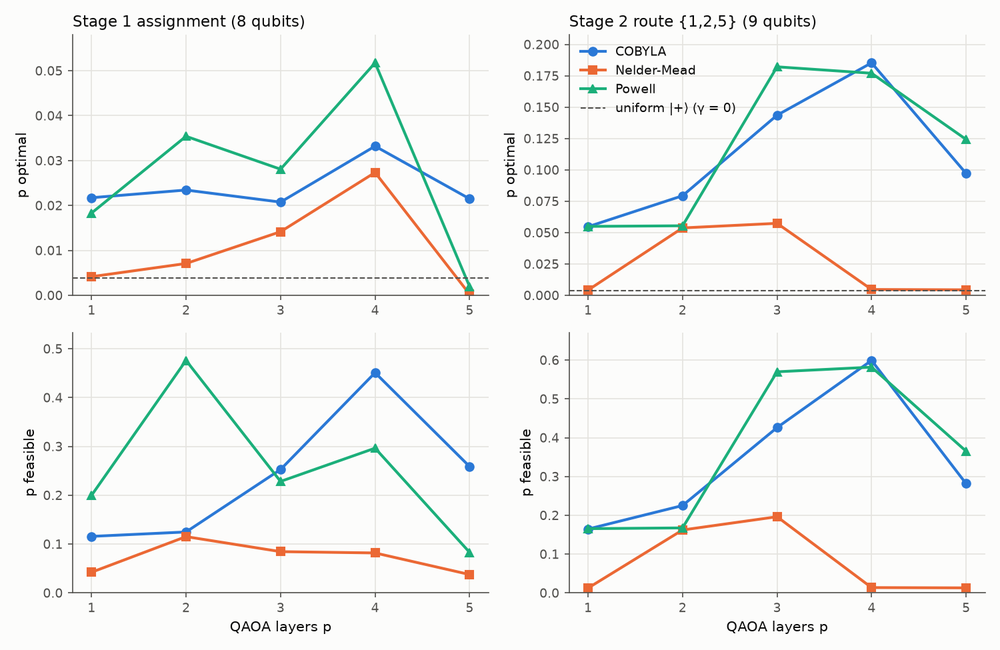
#> input picture results/sweep/fig_reps.png, 1000 x 650 px, shrunk from 1500 x 975 before the run
$ jupyter execute --allow-errors 06_qaoa_parameter_study.ipynb
#> lines starting #> are read from the running program, lines starting #| are printed output that depends on the picture
# 06 · The QAOA parameter study (67 runs)

**What it does.** Reads the stored results of `domains/vrp/sweep.py`, which varied one factor at a time around
a baseline (p = 2, COBYLA, 300 evaluations, initial γ = 1) on the Stage 1 QUBO (8 qubits) and the route
{1, 2, 5} QUBO (9 qubits): number of layers × optimiser, evaluation budget × optimiser, initial γ, and penalty
weight. It prints the tables and shows the figures.

**Why it was implemented.** The brief (§5, "Quantum algorithm & tuning") asks to investigate QAOA depth,
parameter initialisation and the optimiser, and to document the parameter choices. The study is also what
selected the reported configuration (p = 4, Powell).

**Resources.**
- Code: `domains/vrp/sweep.py` (plan, runs, figures), `configs/vrp.yaml` (`sweep` block).
- Data: `results/sweep/summary.csv` (one row per run), `results/sweep/stage1|stage2/*.json` (full distributions), `results/sweep/fig_*.png`.
- Libraries: SciPy optimisers COBYLA (Powell 1994), Nelder-Mead (Nelder & Mead 1965), Powell (Powell 1964).

Re-running the study takes about 4 minutes: `python -m domains.vrp.sweep --config configs/vrp.yaml`.

**Metrics.** `p_optimal` = share of shots on an optimal bitstring; `p_feasible` = share breaking no constraint;
`lift` = p_optimal divided by that of uniform sampling (1/256 for Stage 1, 2/512 for the route).

[cell 1]
# Run from anywhere: move to the repository root so `common/`, `domains/`, `data/` resolve.
import os, sys
from pathlib import Path
ROOT = Path.cwd().parent if Path.cwd().name == "notebooks" else Path.cwd()
os.chdir(ROOT)
sys.path.insert(0, str(ROOT))
print("repository root:", ROOT)

[cell 2]
import csv

#> (the rest of this cell did not finish here and is left out)

[cell 3]
import matplotlib.pyplot as plt

def show(path, size=(12, 8)):
#> called with path = 'results/sweep/fig_reps.png', size = (12, 8)
    fig, ax = plt.subplots(figsize=size)
    ax.imshow(plt.imread(path))
    ax.axis("off")
    plt.show()

show("results/sweep/fig_reps.png")

**Reading:** depth helps the route QUBO up to p = 3–4; at p = 5 (10 angles) the 300-evaluation budget runs out.
Stage 1 shows no clear depth trend. Nelder-Mead degrades to uniform sampling at p ≥ 4.

## Evaluation budget
The x-axis of the figure is the number of evaluations actually used: COBYLA and Powell stop on their own.

#> (a cell that did not finish here is left out)

## Initial γ and penalty weight

#> (a cell that did not finish here is left out)

## Full measurement distributions of the best runs

[cell 6]
show("results/sweep/fig_distribution_stage1.png", (12, 4.5))
#> call 2 of show, with size = (12, 4.5)
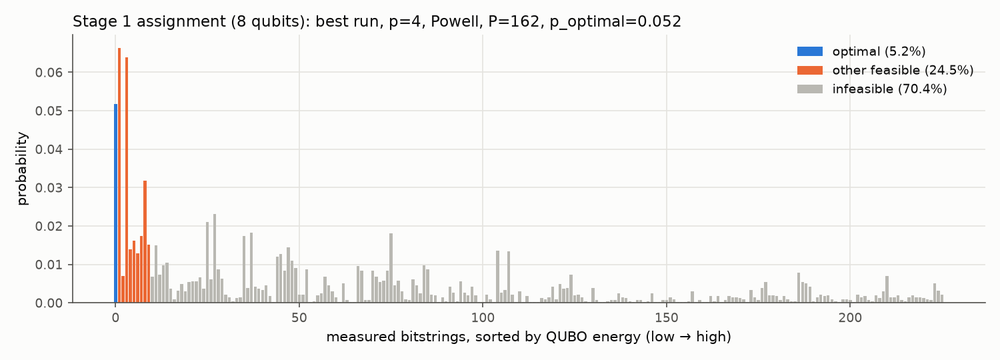
#> input picture results/sweep/fig_distribution_stage1.png, 1000 x 360 px, shrunk from 1500 x 540 before the run
show("results/sweep/fig_distribution_stage2.png", (12, 4.5))
#> call 3 of show, with size = (12, 4.5)
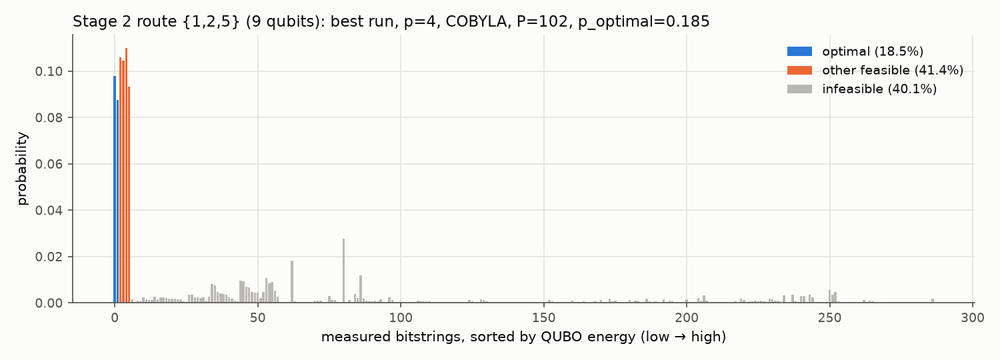
#> input picture results/sweep/fig_distribution_stage2.png, 1000 x 360 px, shrunk from 1500 x 540 before the run
